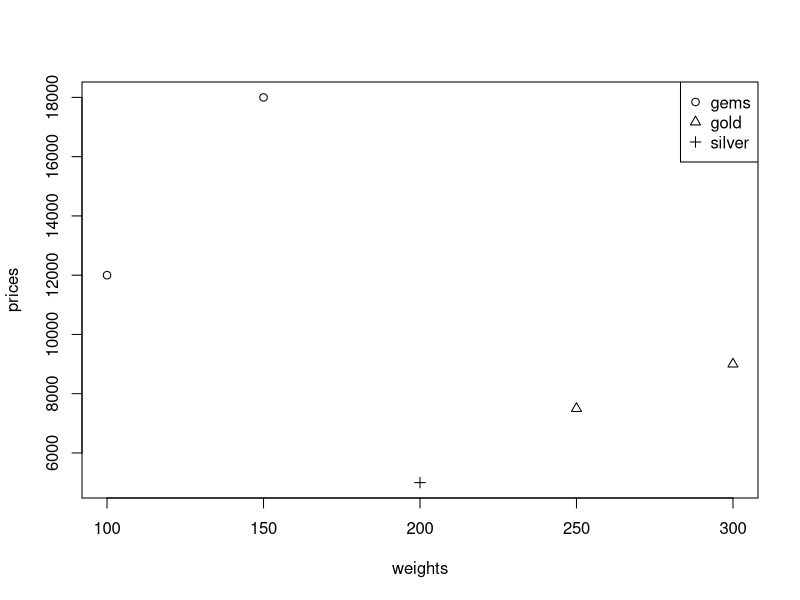

This chart was generated by the following R code:
#Creating a vector for inventories stored in a ship
chests <- c('gold', 'silver', 'gems', 'gold', 'gems')
types <- factor(chests)

#Creating a vector for the weights and prices of the corresponding inventories
weights <- c(300, 200, 100, 250, 150)
prices <- c(9000, 5000, 12000, 7500, 18000)

#Plotting the inventories with weight and prices
plot(weights, prices, pch=as.integer(types))
legend("topright", c("gems", "gold", "silver"), pch=1:3)

